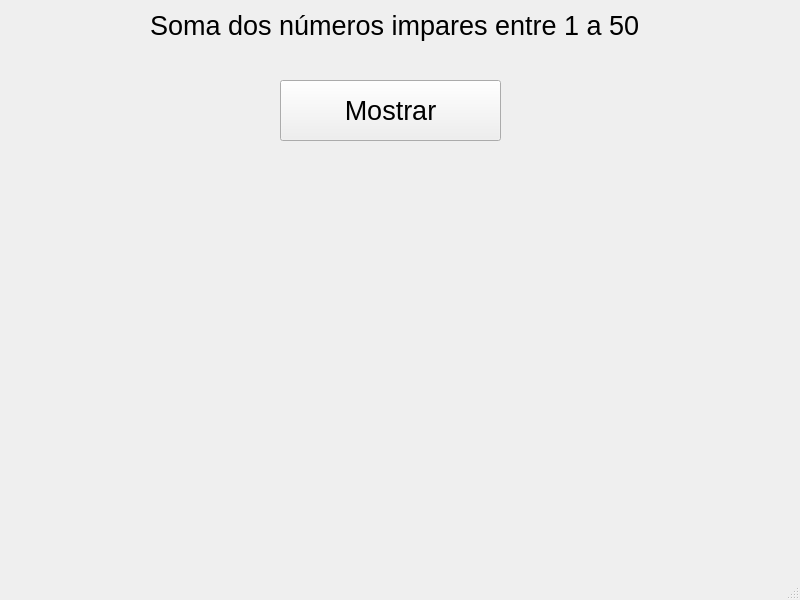
<?xml version="1.0" encoding="UTF-8"?>
<ui version="4.0">
 <class>MainWindow</class>
 <widget class="QMainWindow" name="MainWindow">
  <property name="geometry">
   <rect>
    <x>0</x>
    <y>0</y>
    <width>800</width>
    <height>600</height>
   </rect>
  </property>
  <property name="windowTitle">
   <string>MainWindow</string>
  </property>
  <widget class="QWidget" name="centralwidget">
   <widget class="QPushButton" name="pushButtonMostrar">
    <property name="geometry">
     <rect>
      <x>280</x>
      <y>80</y>
      <width>221</width>
      <height>61</height>
     </rect>
    </property>
    <property name="font">
     <font>
      <pointsize>20</pointsize>
     </font>
    </property>
    <property name="text">
     <string>Mostrar</string>
    </property>
   </widget>
   <widget class="QLabel" name="label">
    <property name="geometry">
     <rect>
      <x>150</x>
      <y>0</y>
      <width>491</width>
      <height>51</height>
     </rect>
    </property>
    <property name="font">
     <font>
      <pointsize>20</pointsize>
     </font>
    </property>
    <property name="text">
     <string>Soma dos números impares entre 1 a 50</string>
    </property>
   </widget>
   <widget class="QLabel" name="labelResultado">
    <property name="geometry">
     <rect>
      <x>160</x>
      <y>160</y>
      <width>461</width>
      <height>351</height>
     </rect>
    </property>
    <property name="font">
     <font>
      <pointsize>20</pointsize>
     </font>
    </property>
    <property name="text">
     <string/>
    </property>
    <property name="alignment">
     <set>Qt::AlignCenter</set>
    </property>
    <property name="wordWrap">
     <bool>true</bool>
    </property>
   </widget>
  </widget>
  <widget class="QMenuBar" name="menubar">
   <property name="geometry">
    <rect>
     <x>0</x>
     <y>0</y>
     <width>800</width>
     <height>21</height>
    </rect>
   </property>
  </widget>
  <widget class="QStatusBar" name="statusbar"/>
 </widget>
 <resources/>
 <connections/>
</ui>
